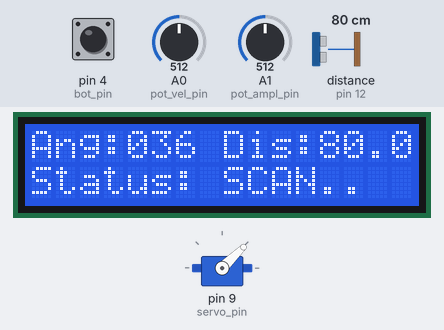
A sketch run on a simulated Arduino Uno, built with avr-gcc and run on an emulated ATmega328P. On the bench: 16×2 character LCD, servo. Inputs (shaded band) come from the test bench; at power-on: distance to the obstacle (sensor on pin 12) 80 cm, pin 4 (bot_pin) HIGH, A0 (pot_vel_pin) = 512, A1 (pot_ampl_pin) = 512. The echo pulse lasts 58.3 µs per cm.

Above: at 4.3 s.
4.4 s: distance to the obstacle (sensor on pin 12) set to 2 cm
At 4.86 s:
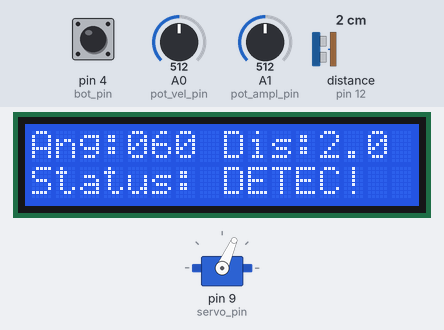
6.8 s: pin 4 (bot_pin) pulled LOW for 1 s
At 8.16 s:
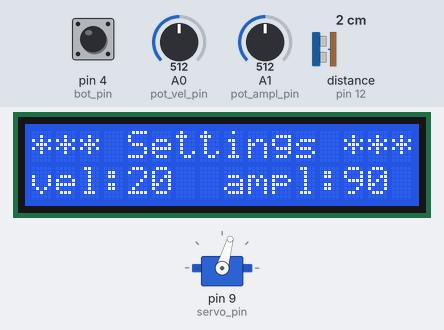
8.4 s: pin 4 (bot_pin) pulled LOW for 0.15 s
At 8.76 s:
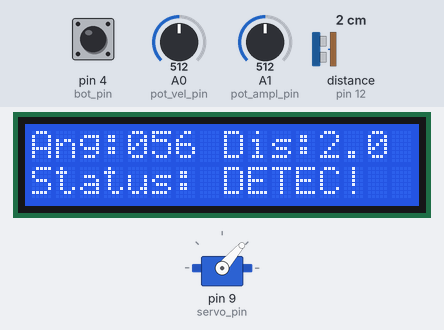
9.1 s: distance to the obstacle (sensor on pin 12) set to 18 cm
At 9.36 s:
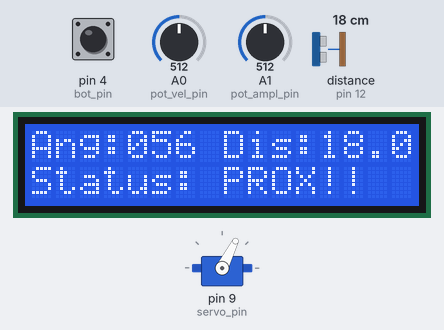
11.6 s: pin 4 (bot_pin) pulled LOW for 3.2 s
At 12.08 s:
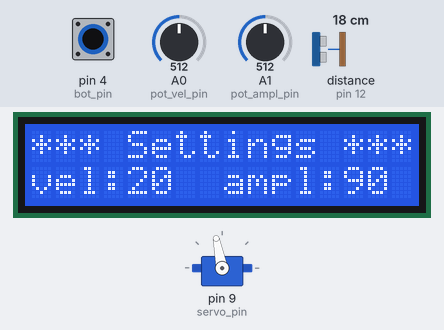
15.4 s: distance to the obstacle (sensor on pin 12) set to 120 cm
Timing chart, 0 to 19.4 s (numbered marks = the images above; inputs shaded):
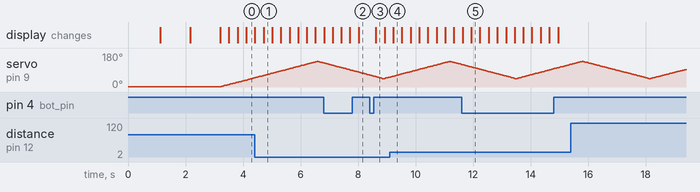

Measured:
- after the input at 4.4 s, the display: first differs from a run without the input after 0.32 s (image 1)
- after the input at 6.8 s, the display: first differs from a run without the input after 1.2 s (image 2)
- after the input at 8.4 s, the display: changes after 0.22 s (image 3)
- after the input at 9.1 s, the display: changes after 0.12 s (image 4)
- after the input at 11.6 s, the display: first differs from a run without the input after 0.33 s (image 5)

The sketch:

projeto_radar_sensor_botao_display_multitask20ok.ino
```cpp
/*Projeto Radar Ultrassonico
Programa: Varredura bidirecional control + Sensor
Autor: Luiz C M Oliveira
Data: 23.11.2018
Versão: 2.0 - Multitarefas com millis()
Funcionamento: Varredura do servomotor - controle de velocidade e amplitude - mostra distancia no monitor serial

*/
//Bibliotecas
#include <Servo.h>
#include <Ultrasonic.h>
#include <Wire.h>
#include <LiquidCrystal_I2C.h>

//Pinos de I/O
#define pot_vel_pin 0         //pino A0 - potenciometro velocidade
#define pot_ampl_pin 1        //pino A1 - potenciomentro amplitude
#define bot_pin 4             //pino botao
#define servo_pin 9           //pino pwm servo
#define TRIGGER_PIN  11
#define ECHO_PIN     12

//Objetos
Servo servo_radar; // Cria objeto servo
Ultrasonic ultrasonic(TRIGGER_PIN, ECHO_PIN); //cria objeto sensor ultrasonico
LiquidCrystal_I2C lcd(0x27,16,2);  // INSIRA o endereço do SEU display LCD obtido com o I2Cscanner

// variaveis de temporização
unsigned long previousMillisServo=0;
unsigned long previousMillisLED=0;
unsigned long previousMillisMede=0;
unsigned long previousMillisLCD=0;
unsigned long previousMillisSTA=0;
unsigned long previousMillisPOT=0;
unsigned long previousMillisMSG=0;
unsigned long previousMillisBOT=0;
unsigned long lastDebounceTime=0;
unsigned long previousMillisMSGinit=0;

int intervalServo = 20;               //posicao atualizada a cada 10ms
int intervalLED = 200;                //Led pisca a cada 200ms
int intervalMedeDist = intervalServo; //Distancia medida a cada mudanca de posicao do servo
int intervalLCD = 100;                //Atualiza LCD a cada 300ms
int intervalSTA = intervalServo;      //Atualiza STATUS a cada movimento
int intervalPOT = 5;                  //Atualiza valor potenciometros
int intervalMSG = 5;                  //Verifica se houve intenção de mudança de mensagem no display a cada 5ms
int intervalBOT = 5;                  //Verifica se botao foi pressionado a cada 5ms

// Controle movimento servo - inicializações
const int ang_mid = 90;       //posição central servo
int vel = 20;                 //velocidade de varredura 20 (10-30)
int ang_ampl = 180;           //amplitude de varredura (180-0)
int ang_max = 180;
int ang_min = 0;
int ang = ang_min;            // angulo inicial de movimento

//Valores das leituras das entradas analógicas dos potenciometros
int leitura_pot1_vel = 0;
int leitura_pot2_ampl = 0;

//inicializações - leitor sensor ultrasonico
float distancia_cm;

//inicialização - variaveis de string para display
char *angs = malloc(4);
String stat[3]={"DETEC!","PROX!!","SCAN.."};

//inicializações - flags (variáveis binárias) e strings
String status = "SCAN";
int updown = LOW;       // contagem crescente e decrescente - LOW -> Crescente - HIGH ->decrescente
int display_msg = LOW;  //flag mensagem a ser mostrada no display - LOW (padrão) - HIGH - vel e ang_ampl
int botao_press = LOW;  //flag indica se botao foi pressionado - HIGH - (SIM), LOW (Não)

void setup() {
   pinMode(bot_pin, INPUT_PULLUP);
   lcd.init();                      // inicializa o LCD
   lcd.backlight();                 // acende a luz de fundo
   msginit_display();               // mostra mensagens iniciais
   servo_radar.attach(servo_pin);
   servo_radar.write(ang_mid);      //varredura começa no meio do curso
}

void loop() {
   // Loop - Multitarefa - Multitasking
   // obtem o tempo atual - millis()
   // Cada evento precisa de uma declaraçao if dentro do intervalo de tempo especificado

   unsigned long currentMillis = millis();
   intervalServo = vel;

   // Movimente Servomotor
   if ((unsigned long)(currentMillis - previousMillisServo) >= intervalServo){//Já passou o tempo para movimentação do servo? - Se sim execute, se não ignore
      if(updown == LOW){ //se não chegou no fim de curso - incrementa angulo
        ang++;
      }
      else if (updown == HIGH)
      {
        ang--; //se chegou - decremente angulo
      };
      servo_radar.write(ang);//posiciona radar - escreva angulo no servo

      if ((updown==LOW && ang>ang_max) || (updown==HIGH && ang < ang_min)) //Verifica se é momento de inverter o movimento do servo
        {                                                                  //inverte a direção se: a) (Ang++ e ang>ang_max) OU (Ang-- e ang<ang_min)
          updown=!updown;
        }
      // atualiza o temmpo de movimentação do servo em previousMillisServo
      previousMillisServo = currentMillis;
      }

   // Meça distância
   if ((unsigned long)(currentMillis - previousMillisMede) >= intervalMedeDist) {//Já passou o tempo para medição da distancia? Se sim execute, se não ignore
      long microsec = ultrasonic.timing(); //emissão do sinal e medição do tempo de eco em microsegundos
      distancia_cm = ultrasonic.convert(microsec, Ultrasonic::CM); //conversao do tempo de eco para distância
      previousMillisMede = currentMillis;
   }

   //Atualize display - conforme mensagem necessária (display_msg)
   if ((unsigned long)(currentMillis - previousMillisLCD) >= intervalLCD) {//Já passou o tempo para atualização do display?
    if (display_msg == LOW){  //Nesta condição deverá ser apresentado no display a distancia, angulo e status
          lcd.clear();
          lcd.setCursor(0,0);
          lcd.print("Ang:");
          lcd.setCursor(8,0);
          lcd.print("Dis:");
          lcd.setCursor(0,1);
          lcd.print("Status: ");
          sprintf(angs, "%03d", ang);
          lcd.setCursor(4,0);
          lcd.print(angs);
          lcd.setCursor(12,0);
          lcd.print(distancia_cm,1);
          lcd.setCursor(8,1);
          lcd.print(status);
      }
    else if(display_msg == HIGH){//Nesta condição deverá ser apresentado - vel e ang de varredura
          lcd.clear();
          lcd.setCursor(0,0);
          lcd.print("*** Settings ***");
          lcd.setCursor(0,1);
          lcd.print("vel:");
          lcd.setCursor(4,1);
          lcd.print(vel);
          lcd.setCursor(8,1);
          lcd.print("ampl:");
          lcd.setCursor(13,1);
          lcd.print(ang_ampl);
          }
          previousMillisLCD = currentMillis;
   }

  //Atualize o STATUS de detecção - SCAN, PROX ou DETEC
    if ((unsigned long)(currentMillis - previousMillisSTA) >= intervalSTA){//Já é tempo de atualizar o status?
      if (distancia_cm > 20){
        status = stat[2]; //"SCAN.."
      }
      else if(distancia_cm <=20 && distancia_cm>10){
        status = stat[1]; //"PROX"
        }
      else {
        status = stat[0]; //"DETEC"
      }
    previousMillisSTA = currentMillis;
    }

    //Ler os potenciômetros - atualização dos valores de velocidade e amplitude
    if ((unsigned long)(currentMillis - previousMillisPOT) >= intervalPOT){//Já passou o tempo para verificação dos potenciômetros?
      //Leitura das entradas analógicas - potenciometros
      leitura_pot1_vel = analogRead(pot_vel_pin);
      leitura_pot2_ampl = analogRead(pot_ampl_pin);

      //Conversão para os valores lidos para os do projeto - velocidade 10 a 30, e amplitude 0 a 180
      vel = map(leitura_pot1_vel,0,1023,10,30);
      ang_ampl = map(leitura_pot2_ampl,0,1023,0,180);

      //Atualizar os valores de angulo máximo e mínimo
      ang_max = ang_mid + ang_ampl/2;
      ang_min = ang_mid - ang_ampl/2;
      previousMillisPOT = currentMillis;
}

 //Atualizar a mensagem
    if ((unsigned long)(currentMillis - previousMillisMSG) >= intervalMSG){//Já passou o tempo para atualização da mensagem no display?
      if(botao_press == HIGH){
          display_msg = !display_msg;
      }
    previousMillisMSG = currentMillis;
  }

  //Verificar se botão foi pressionado
    if ((unsigned long)(currentMillis - previousMillisBOT) >= intervalBOT){//Já passou o tempo para verificar se o botão foi pressionado?
      if (digitalRead(bot_pin)==LOW)
      {
      botao_press = HIGH;
      }
        else
      {
      botao_press = LOW;
      }
      previousMillisBOT = currentMillis;
    }
}//loop

//Rotina para mostrar mensagens iniciais no display
void msginit_display(){
  lcd.clear();
  lcd.setCursor(0,0);
  lcd.print("** Projeto Radar **");
  lcd.setCursor(0,1);
  lcd.print("MIC 2019");
  delay(1000);
  lcd.clear();
  lcd.setCursor(0,0);
  lcd.print("** Projeto Radar **");
  lcd.setCursor(0,1);
  lcd.print("**** Autor ****");
  delay(1000);
  lcd.clear();
  lcd.setCursor(0,0);
  lcd.print("** Projeto Radar **");
  lcd.setCursor(0,1);
  lcd.print("Luiz Marangoni");
  delay(1000);
}
```
